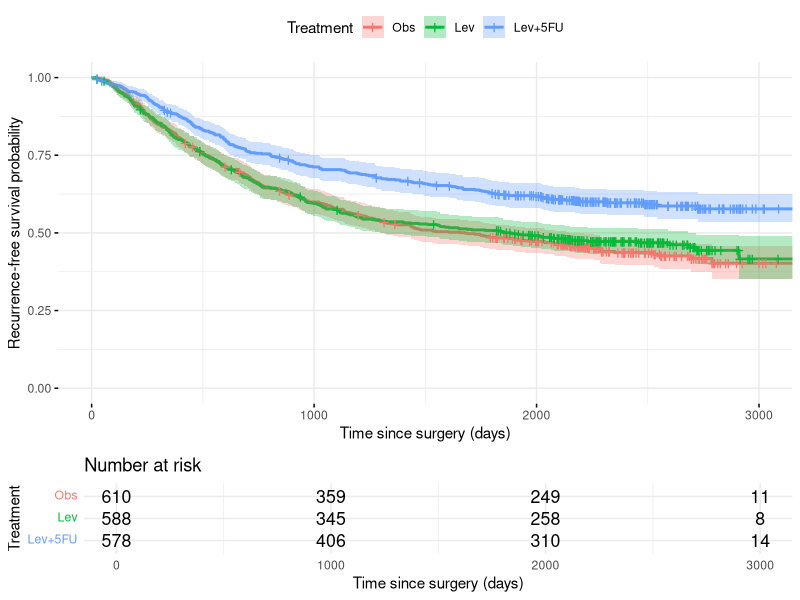
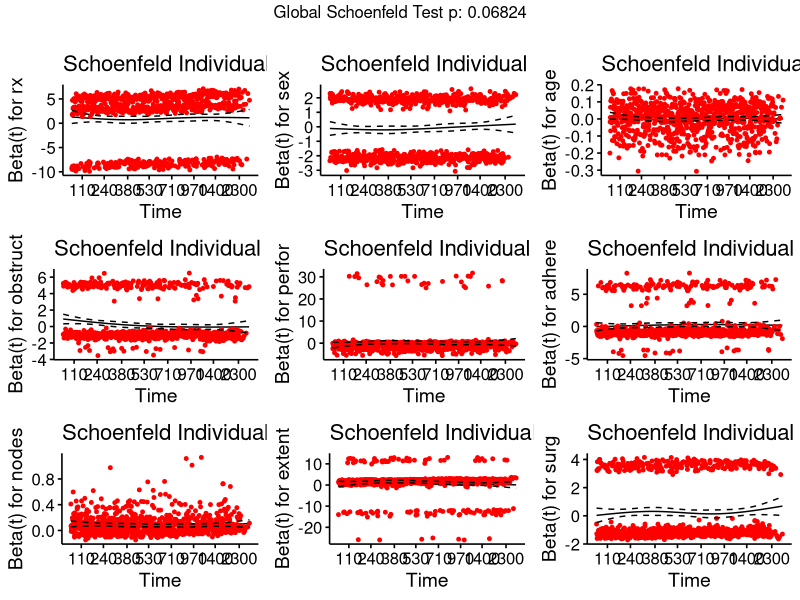
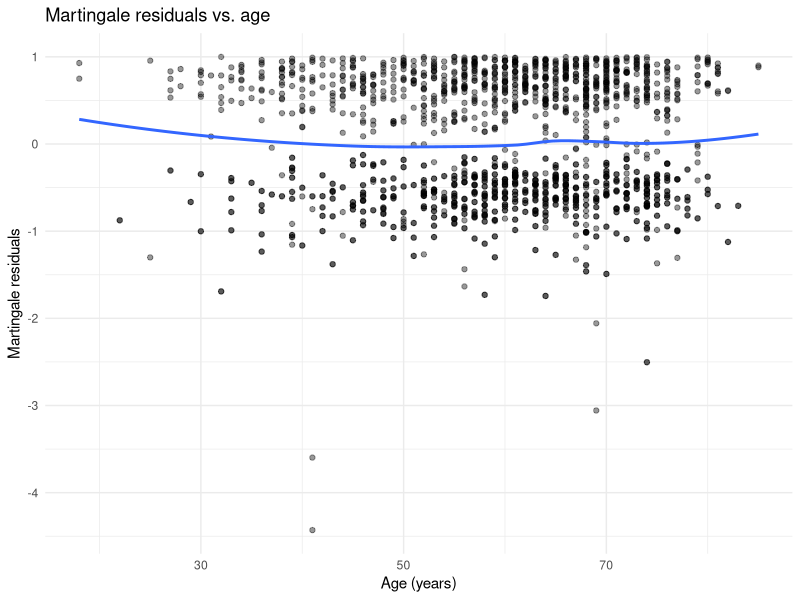
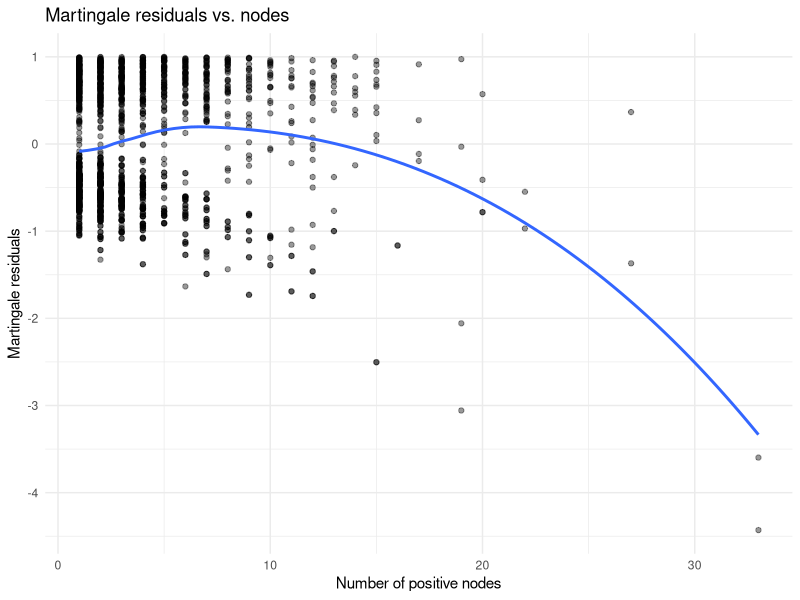
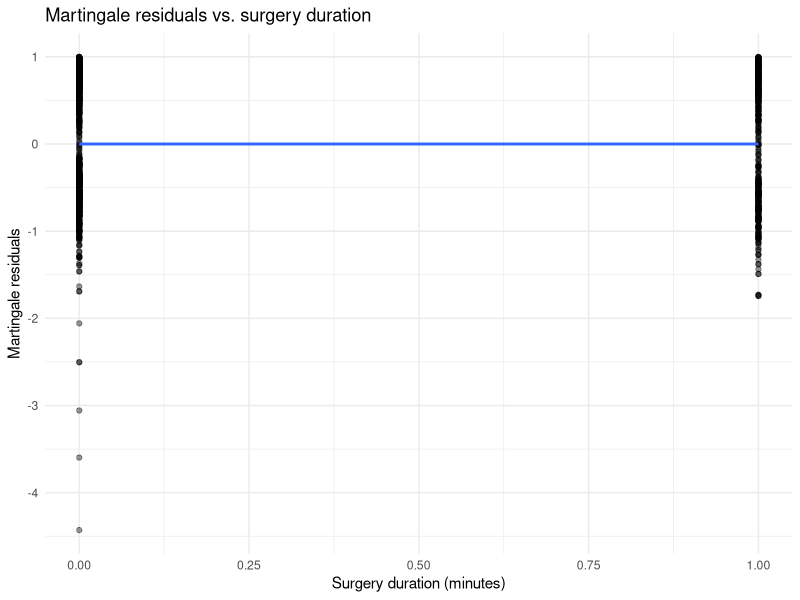
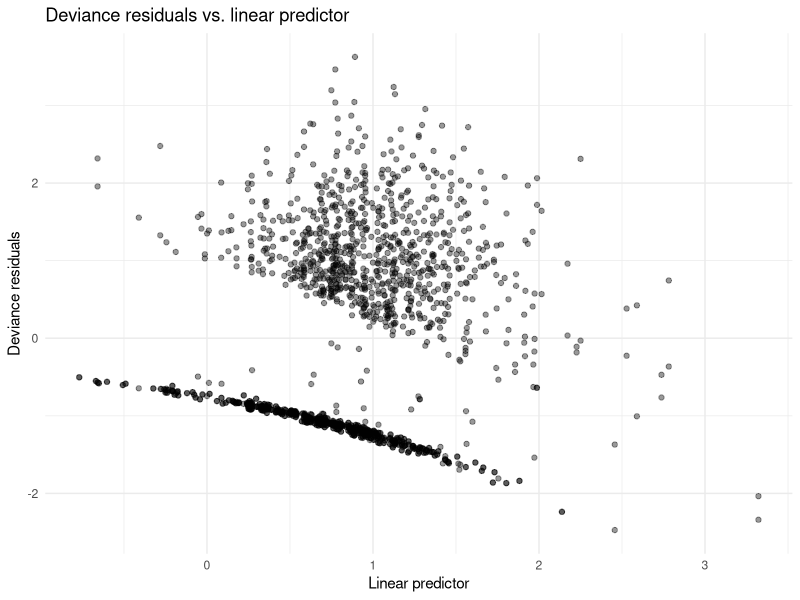
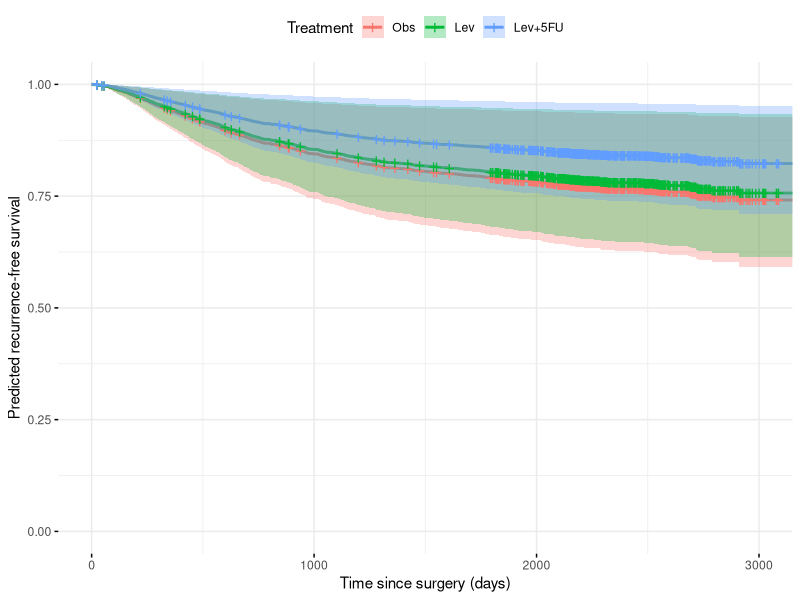
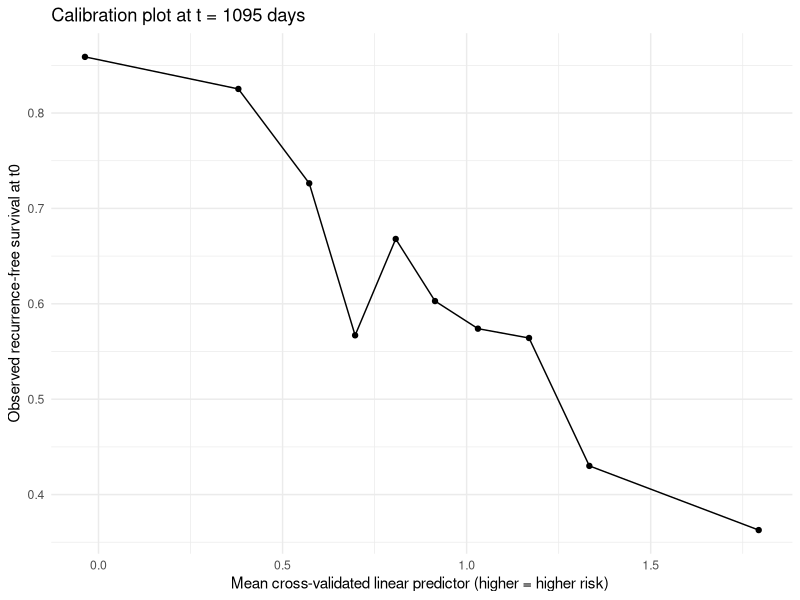

These charts were generated, in order, by the following R code:
# Load packages ------------------------------------------------------
library(survival)   # survival objects, Cox model
library(survminer)  # KM and Cox plots
library(dplyr)      # data wrangling
library(ggplot2)    # plotting
library(Hmisc)      # C-index (rcorr.cens)
library(tidyr)      # drop_na
library(knitr)      # kable
library(broom)      # tidy outputs
library(here)       # file paths
library(tibble)


#--- Load and Clean Data -----------------------------------------------------
set.seed(713)       # reproducibility

colon <- survival::colon

# Replace nodes = 0 with 1
colon <- colon %>%
  mutate(
    nodes = ifelse(nodes == 0, 1, nodes)
  )


# Define survival object for recurrence-free survival
surv_obj <- Surv(time = colon$time, event = colon$status)


# Recode treatment (rx) and sex to factors
colon <- colon %>%
  mutate(
    rx = factor(rx,
                levels = c("Obs", "Lev", "Lev+5FU")),
    sex = factor(sex,
                 levels = c(0, 1),
                 labels = c("Female", "Male")),
    obstruct = factor(obstruct,
                      levels = c(0, 1),
                      labels = c("No obstruction", "Obstruction")),
    perfor = factor(perfor,
                    levels = c(0, 1),
                    labels = c("No perforation", "Perforation")),
    adhere = factor(adhere,
                    levels = c(0, 1),
                    labels = c("Adherent", "Not adherent")),
    extent = factor(extent)
  )

colon <- colon |> drop_na()

#--- Descriptive Statistics ----------------------------------------------------

# Baseline characteristics by treatment group (on full colon, not colon_model)
baseline_table <- colon %>%
  group_by(rx) %>%
  summarise(
    n = n(),
    age_mean = mean(age, na.rm = TRUE),
    age_sd   = sd(age, na.rm = TRUE),
    nodes_median = median(nodes, na.rm = TRUE),
    nodes_IQR    = IQR(nodes, na.rm = TRUE),
    male_pct     = mean(sex == "Male", na.rm = TRUE) * 100,
    obstruct_pct = mean(obstruct == "Obstruction", na.rm = TRUE) * 100,
    perfor_pct   = mean(perfor == "Perforation", na.rm = TRUE) * 100,
    nonadherent_pct = mean(adhere == "Not adherent", na.rm = TRUE) * 100,
    .groups = "drop"
  )

print(baseline_table)


#--- Kaplan–Meier Curves by Treatment ------------------------------------------

fit_km_rx <- survfit(Surv(time, status) ~ rx, data = colon)

km_plot_rx <- ggsurvplot(
  fit_km_rx,
  data       = colon,
  risk.table = TRUE,
  conf.int   = TRUE,
  pval       = FALSE,  # turned off to avoid "only 1 group" survdiff errors
  legend.title = "Treatment",
  legend.labs  = levels(colon$rx),
  xlab       = "Time since surgery (days)",
  ylab       = "Recurrence-free survival probability",
  ggtheme    = theme_minimal()
)

print(km_plot_rx)


#--- Cox Prediction Model -------------------------------------------------

cox <- coxph(
  Surv(time, status) ~ rx + sex + age +
    obstruct + perfor + adhere + nodes + extent + surg,
  data = colon
)

summary(cox)

cox_tidy <- tidy(cox, exponentiate = TRUE, conf.int = TRUE)
kable(cox_tidy, digits = 3,
      caption = "Cox prediction model: hazard ratios (for reference)")


#--- Model Diagnostics ---------------------------------------------------------

## 1) Proportional Hazards Assumption

zph_full <- cox.zph(cox)
print(zph_full)

# Schoenfeld residual plots
ggcoxzph(zph_full)


## 2) Martingale residuals

martingale_resid <- residuals(cox, type = "martingale")

# Create diagnostic dataframe by filtering colon to match the Cox model rows
diagnostic_df <- colon %>%
  drop_na(time, status, rx, sex, age, obstruct, perfor, adhere, nodes, extent, surg) %>%
  mutate(martingale = martingale_resid)

# Age vs martingale
ggplot(diagnostic_df, aes(x = age, y = martingale)) +
  geom_point(alpha = 0.4) +
  geom_smooth(method = "loess", se = FALSE) +
  theme_minimal() +
  labs(
    title = "Martingale residuals vs. age",
    x     = "Age (years)",
    y     = "Martingale residuals"
  )

# Nodes vs martingale
ggplot(diagnostic_df, aes(x = nodes, y = martingale)) +
  geom_point(alpha = 0.4) +
  geom_smooth(method = "loess", se = FALSE) +
  theme_minimal() +
  labs(
    title = "Martingale residuals vs. nodes",
    x     = "Number of positive nodes",
    y     = "Martingale residuals"
  )

# Surgery duration vs martingale
ggplot(diagnostic_df, aes(x = surg, y = martingale)) +
  geom_point(alpha = 0.4) +
  geom_smooth(method = "loess", se = FALSE) +
  theme_minimal() +
  labs(
    title = "Martingale residuals vs. surgery duration",
    x     = "Surgery duration (minutes)",
    y     = "Martingale residuals"
  )


## 3) Influential observations

deviance_resid <- residuals(cox, type = "deviance")
lp <- predict(cox, type = "lp")

diagnostic_df <- diagnostic_df %>%
  mutate(
    deviance = deviance_resid,
    lp       = lp
  )

ggplot(diagnostic_df, aes(x = lp, y = deviance)) +
  geom_point(alpha = 0.4) +
  theme_minimal() +
  labs(
    title = "Deviance residuals vs. linear predictor",
    x     = "Linear predictor",
    y     = "Deviance residuals"
  )


#--- Predicted Survival Curves by Treatment ------------------------------------

# Build typical patient using means from the complete case data
newdata_template <- diagnostic_df %>%
  summarise(
    age      = mean(age, na.rm = TRUE),
    nodes    = median(nodes, na.rm = TRUE),
    surg     = mean(surg, na.rm = TRUE)
  ) %>%
  mutate(
    sex      = levels(diagnostic_df$sex)[1],
    obstruct = levels(diagnostic_df$obstruct)[1],
    perfor   = levels(diagnostic_df$perfor)[1],
    adhere   = levels(diagnostic_df$adhere)[1],
    extent   = levels(diagnostic_df$extent)[1]
  )

# Create one row for each treatment level
newdata_pred <- newdata_template %>%
  slice(rep(1, 3)) %>%
  mutate(rx = levels(colon$rx))

# Check for NAs before fitting
print("Checking newdata_pred:")
print(newdata_pred)
print(sapply(newdata_pred, class))

fit_pred <- survfit(cox, newdata = newdata_pred)

pred_plot_rx <- ggsurvplot(
  fit_pred,
  data         = newdata_pred,
  legend.title = "Treatment",
  legend.labs  = levels(colon$rx),
  xlab         = "Time since surgery (days)",
  ylab         = "Predicted recurrence-free survival",
  ggtheme      = theme_minimal()
)

print(pred_plot_rx)


#--- Internal Validation -------------------------------------------------------

# Create colon_model as the complete case dataset
colon_model <- colon %>%
  drop_na(time, status, rx, sex, age, obstruct, perfor, adhere, nodes, extent, surg)

K <- 10
n <- nrow(colon_model)

set.seed(713)
fold_id <- sample(rep(1:K, length.out = n))
colon_model$fold_id <- fold_id

# store cross-validated linear predictor
lp_cv <- rep(NA_real_, n)

for (k in 1:K) {
  train_data <- colon_model %>% filter(fold_id != k)
  test_data  <- colon_model %>% filter(fold_id == k)
  
  cox_k <- coxph(
    Surv(time, status) ~ rx + sex + age +
      obstruct + perfor + adhere + nodes + extent + surg,
    data = train_data
  )
  
  lp_k <- predict(cox_k, newdata = test_data, type = "lp")
  lp_cv[colon_model$fold_id == k] <- lp_k
}

colon_model$lp_cv <- lp_cv

## C-index (discrimination, out-of-sample)
cindex_cv <- rcorr.cens(
  x = -colon_model$lp_cv,  # ← Add negative sign!
  S = Surv(colon_model$time, colon_model$status)
)

cindex_est <- as.numeric(cindex_cv["C Index"])

perf_table <- tibble(
  metric   = "C-index (10-fold CV)",
  estimate = cindex_est
)

kable(
  perf_table,
  digits = 3,
  caption = "Out-of-sample discrimination: C-index from 10-fold cross-validation"
)


## Calibration slope
cox_calib <- coxph(
  Surv(time, status) ~ lp_cv,
  data = colon_model
)

calib_tidy <- tidy(cox_calib, conf.int = TRUE, conf.level = 0.95) %>%
  filter(term == "lp_cv") %>%
  select(estimate, conf.low, conf.high, p.value)

kable(
  calib_tidy,
  digits = 3,
  caption = "Calibration slope for cross-validated risk score"
)


#--- Calibration Plot ----------------------------------------------------------

t0 <- 1095  # ~3 years

colon_model <- colon_model %>%
  mutate(lp_decile = ntile(lp_cv, 10))

get_km_at_t0 <- function(data, t0) {
  fit <- survfit(Surv(time, status) ~ 1, data = data)
  s <- summary(fit, times = t0)$surv
  if (length(s) == 0) return(NA_real_)
  s
}

calib_df <- colon_model %>%
  group_by(lp_decile) %>%
  summarise(
    mean_lp = mean(lp_cv, na.rm = TRUE),
    surv_t0 = get_km_at_t0(cur_data_all(), t0),
    .groups = "drop"
  ) %>%
  arrange(lp_decile)

ggplot(calib_df, aes(x = mean_lp, y = surv_t0)) +
  geom_point() +
  geom_line() +
  theme_minimal() +
  labs(
    title = paste0("Calibration plot at t = ", t0, " days"),
    x     = "Mean cross-validated linear predictor (higher = higher risk) ",
    y     = "Observed recurrence-free survival at t0"
  )
